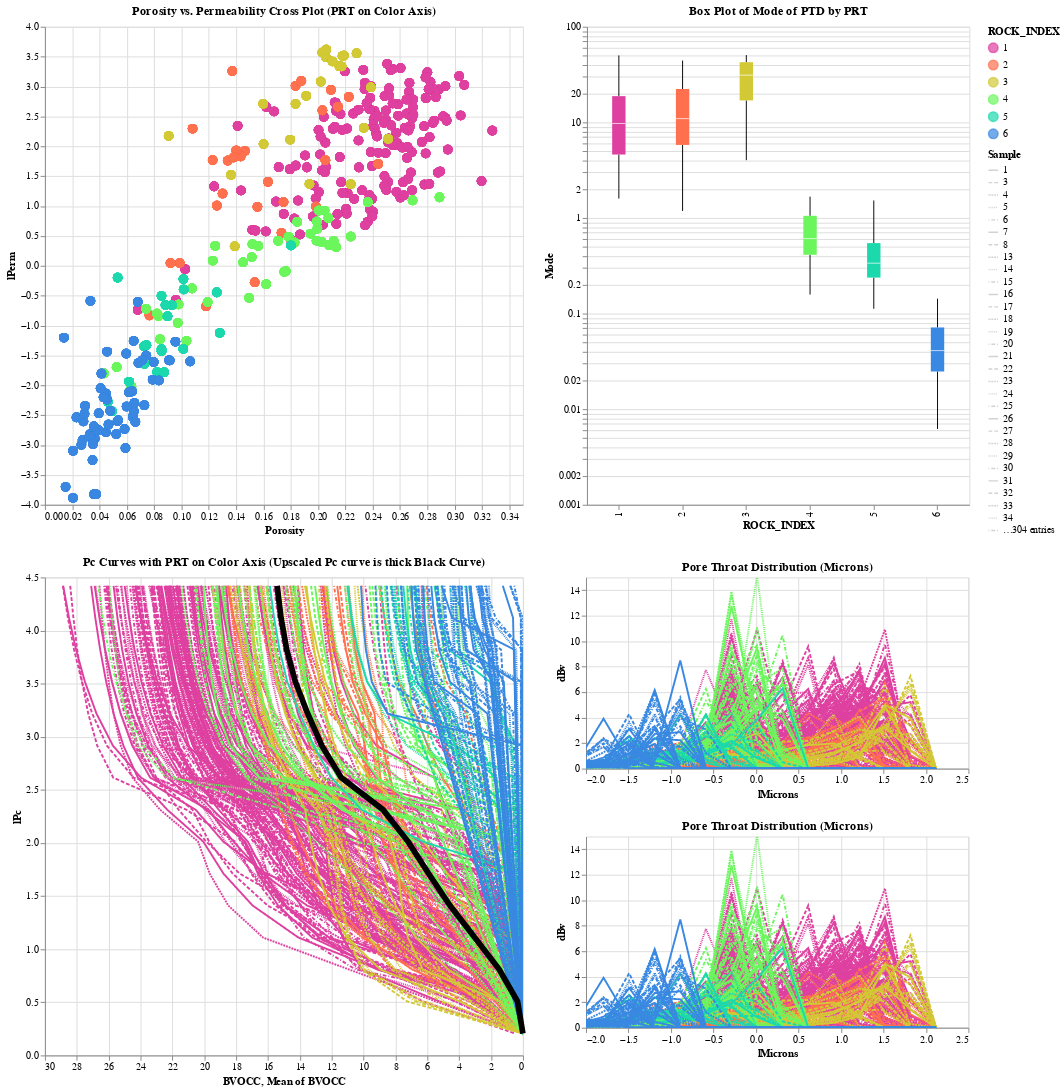

The notebook cell this image was saved under:
### Markdown cell above
# Interrogation of Rosetta Stone Data Using Python’s Altair for Dynamically Linked Data

The following is an Altair plot of Clerke’s Rosetta Stone data used for calibration of our Thomeer capillary pressure parameters and Petrophysical Rock Types (PRT). We start by selecting a small sampling of samples from the porosity vs. permeability cross plot, and then Altair shows only the Capillary Pressure curves for the selected samples, a whisker plot of the mode of the mode of the pore throat radius as well as the Pore Throat Distribution plots for all samples or just the selected samples.

### Code cell
#read the file
file = r'./data/Pc_Results.xlsx'
df = pd.read_excel(file,index_col=False)


interval = alt.selection_interval()

base = alt.Chart(df).properties(
    width=300,
    height=375, 
).add_selection(interval)



kphi = alt.Chart(df).mark_point(filled=True, size=100).encode(
    x='Porosity:Q',
    y='lPerm:Q',
    #size='lMode:Q',
    color=alt.condition(interval, 'ROCK_INDEX:O', alt.value('lightgray'),scale=alt.Scale(scheme='rainbow')),
    tooltip='Mode:Q', 
).properties(
    width=500,
    height=500, 

    title='Porosity vs. Permeability Cross Plot (PRT on Color Axis)',
    selection=interval
)

pc = alt.Chart(df).mark_line(clip=True).encode(
    alt.X('BVOCC:Q',
        scale=alt.Scale(domain=(30, 0))
    ),    
    y='lPc:Q',
    color=alt.condition(interval, 'ROCK_INDEX:O', alt.value('lightgray'),scale=alt.Scale(scheme='rainbow')),
    tooltip='Mode:Q', 
    strokeDash='Sample:N',
).properties(
    title='Pc Curves with PRT on Color Axis (Upscaled Pc curve is thick Black Curve)',
    width=500,
    height=500, 
    
).transform_filter(
    interval
)

pc2 = alt.Chart(df).mark_line(strokeWidth=6).encode(
    alt.X('BVOCC:Q', aggregate='mean',
          scale=alt.Scale(domain=(30, 0))
         ),
    alt.Y('lPc:Q'),
    color=alt.value('black'),
).properties(
    #title='Upscaled Pc Curve with PRT as Color Axis',
    width=500,
    height=500, 
    
).transform_filter(
    interval
)
    
ptd = base.mark_line( clip=True).encode(
    alt.X('lMicrons:Q',
        scale=alt.Scale(domain=(-2., 2.5))
    ),    
    alt.Y('dBv:Q',
        scale=alt.Scale(domain=(0, 15))
    ),    
    color=alt.condition(interval, 'ROCK_INDEX:O', alt.value('lightgray'),scale=alt.Scale(scheme='rainbow')),
    strokeDash='Sample:N',
).properties(
    title='Pore Throat Distribution (Microns)',
    width=400,
    height=200,
)

ptd2 = base.mark_line( clip=True).encode(
    alt.X('lMicrons:Q',
        scale=alt.Scale(domain=(-2., 2.5))
    ),    
    alt.Y('dBv:Q',
        scale=alt.Scale(domain=(0, 15))
    ),    
    color=alt.condition(interval, 'ROCK_INDEX:O', alt.value('lightgray'),scale=alt.Scale(scheme='rainbow')),
    strokeDash='Sample:N',
).properties(
    title='Pore Throat Distribution (Microns)',
    width=400,
    height=200,
).transform_filter(
    interval
)


hist2 = alt.Chart(df).mark_bar().encode(
    alt.X('ROCK_INDEX:O'),
    #x='rock_index:O',
    #y='lmode:Q',
    alt.Y('Mode:Q', scale=alt.Scale(type='log', base=10, domain=(0.001, 100.0)), axis=alt.Axis(orient='left') ),
    color=alt.condition(interval, 'ROCK_INDEX:O', alt.value('lightgray'),scale=alt.Scale(scheme='rainbow'))
).properties(
    title='Mode of Pore Throats by Petrophysical Rock Type (PRT)',
    width=400,
    height=500,
    #selection=interval
)


box2 = alt.Chart(df).mark_boxplot(extent='min-max').encode(
    alt.X('ROCK_INDEX:O'),
    alt.Y('Mode:Q', scale=alt.Scale(type='log', base=10, domain=(0.001, 100.0)), axis=alt.Axis(orient='left') ),
    #color=alt.condition(interval, 'rock_index:O', alt.value('lightgray'),scale=alt.Scale(scheme='rainbow')),
    color='ROCK_INDEX:O',      
).properties(
    title='Box Plot of Mode of PTD by PRT ',
    width=400,
    height=500, 

).transform_filter(
    interval
)




#kphihist = kphi | hist2
kphihist = kphi | box2

pchist = pc + pc2 | ptd & ptd2


plot = kphihist & pchist 



plot

### Figure 1 — Vega-Lite specification as saved in the notebook (floating-point values rounded to 4 significant figures; data arrays with more than 128 entries replaced by an {"elided": "..."} marker saying what was removed)
{"config": {"view": {"continuousWidth": 400, "continuousHeight": 300}}, "vconcat": [{"hconcat": [{"mark": {"type": "point", "filled": true, "size": 100}, "encoding": {"color": {"condition": {"type": "ordinal", "field": "ROCK_INDEX", "scale": {"scheme": "rainbow"}, "selection": "selector002"}, "value": "lightgray"}, "tooltip": {"type": "quantitative", "field": "Mode"}, "x": {"type": "quantitative", "field": "Porosity"}, "y": {"type": "quantitative", "field": "lPerm"}}, "height": 500, "selection": {"selector002": {"type": "interval"}}, "title": "Porosity vs. Permeability Cross Plot (PRT on Color Axis)", "width": 500}, {"mark": {"type": "boxplot", "extent": "min-max"}, "encoding": {"color": {"type": "ordinal", "field": "ROCK_INDEX"}, "x": {"type": "ordinal", "field": "ROCK_INDEX"}, "y": {"type": "quantitative", "axis": {"orient": "left"}, "field": "Mode", "scale": {"base": 10, "domain": [0.001, 100.0], "type": "log"}}}, "height": 500, "title": "Box Plot of Mode of PTD by PRT ", "transform": [{"filter": {"selection": "selector002"}}], "width": 400}]}, {"hconcat": [{"layer": [{"mark": {"type": "line", "clip": true}, "encoding": {"color": {"condition": {"type": "ordinal", "field": "ROCK_INDEX", "scale": {"scheme": "rainbow"}, "selection": "selector002"}, "value": "lightgray"}, "strokeDash": {"type": "nominal", "field": "Sample"}, "tooltip": {"type": "quantitative", "field": "Mode"}, "x": {"type": "quantitative", "field": "BVOCC", "scale": {"domain": [30, 0]}}, "y": {"type": "quantitative", "field": "lPc"}}, "height": 500, "title": "Pc Curves with PRT on Color Axis (Upscaled Pc curve is thick Black Curve)", "transform": [{"filter": {"selection": "selector002"}}], "width": 500}, {"mark": {"type": "line", "strokeWidth": 6}, "encoding": {"color": {"value": "black"}, "x": {"type": "quantitative", "aggregate": "mean", "field": "BVOCC", "scale": {"domain": [30, 0]}}, "y": {"type": "quantitative", "field": "lPc"}}, "height": 500, "transform": [{"filter": {"selection": "selector002"}}], "width": 500}]}, {"vconcat": [{"mark": {"type": "line", "clip": true}, "encoding": {"color": {"condition": {"type": "ordinal", "field": "ROCK_INDEX", "scale": {"scheme": "rainbow"}, "selection": "selector002"}, "value": "lightgray"}, "strokeDash": {"type": "nominal", "field": "Sample"}, "x": {"type": "quantitative", "field": "lMicrons", "scale": {"domain": [-2.0, 2.5]}}, "y": {"type": "quantitative", "field": "dBv", "scale": {"domain": [0, 15]}}}, "height": 200, "selection": {"selector002": {"type": "interval"}}, "title": "Pore Throat Distribution (Microns)", "width": 400}, {"mark": {"type": "line", "clip": true}, "encoding": {"color": {"condition": {"type": "ordinal", "field": "ROCK_INDEX", "scale": {"scheme": "rainbow"}, "selection": "selector002"}, "value": "lightgray"}, "strokeDash": {"type": "nominal", "field": "Sample"}, "x": {"type": "quantitative", "field": "lMicrons", "scale": {"domain": [-2.0, 2.5]}}, "y": {"type": "quantitative", "field": "dBv", "scale": {"domain": [0, 15]}}}, "height": 200, "selection": {"selector002": {"type": "interval"}}, "title": "Pore Throat Distribution (Microns)", "transform": [{"filter": {"selection": "selector002"}}], "width": 400}]}]}], "data": {"name": "data-1e52321f385dfc223ac1440fb9aeb5ae"}, "$schema": "https://vega.github.io/schema/vega-lite/v4.8.1.json", "datasets": {"data-1e52321f385dfc223ac1440fb9aeb5ae": {"elided": "4994 records"}}}
